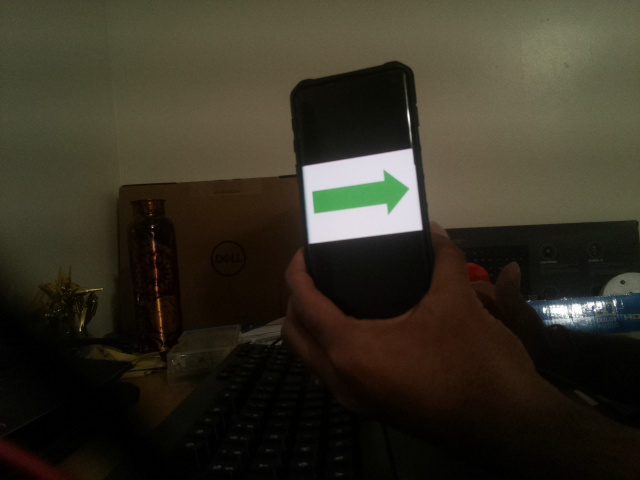
#> input picture hw4/temp.jpg, 640 x 480 px
$ python arrow.py
#> lines starting #> are read from the running program, lines starting #| are printed output that depends on the picture; after the words box and inside, x2 and y2 are one past the last pixel; in counts of white or black regions, pixels touching at a corner belong together; long printed decimals are rounded
import numpy as np


import cv2


import imutils


import collections

import math

image =cv2.imread("temp.jpg")
#> image is the input picture: shape (480, 640, 3); mean B, G, R 35.9, 48.8, 53.4
#image =cv2.imread("arrow.jpeg")
image = cv2.flip(image,1)
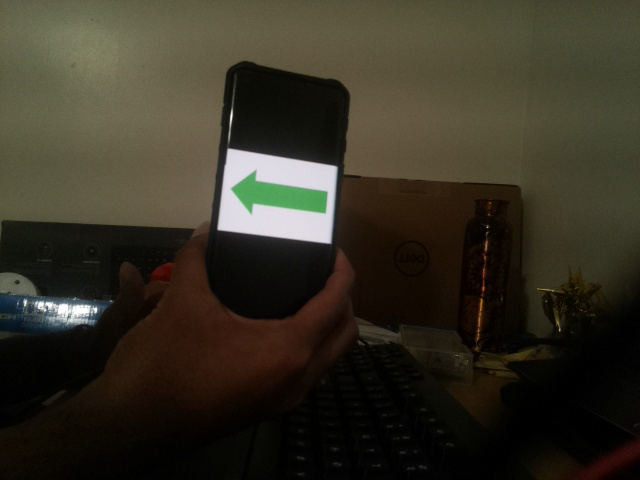
#> image: shape (480, 640, 3); mean B, G, R 35.9, 48.8, 53.4


image = imutils.resize(image, width=900)
#> image: shape (675, 900, 3)


num_arr=[]


lower_green= np.array ([40,90,100])


upper_green = np.array([90,255,190])


hsv = cv2.cvtColor(image, cv2.COLOR_BGR2HSV)
#> hsv: shape (675, 900, 3); mean H, S, V 26.3, 117.3, 54.5

mask= cv2.inRange(hsv,lower_green,upper_green)
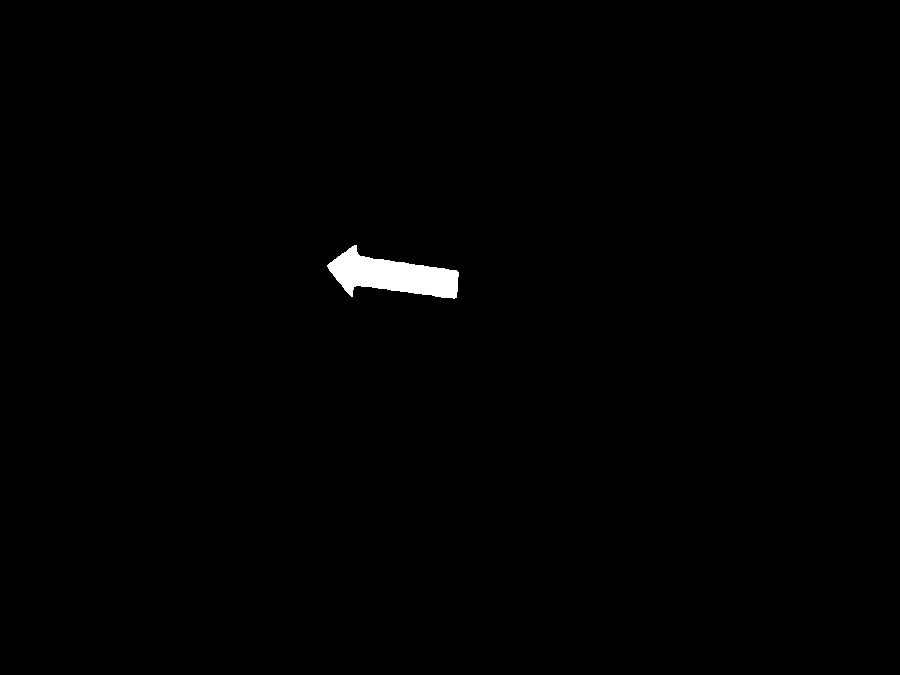
#> mask: shape (675, 900); 0.64% white; 1 white region, box (x1, y1, x2, y2) and area: (327, 245, 459, 299) 3871


blur = cv2.GaussianBlur(mask,(9,9),0)
result=cv2.bitwise_and(hsv, hsv, mask=mask)
#> result: shape (675, 900, 3); mean H, S, V 0.4, 0.8, 1

corners = cv2.goodFeaturesToTrack(blur,5,0.03,20)
#> corners = [[351, 294], [355, 246], [454, 296], [328, 265], [457, 272]]
print(corners)
#| [[[351. 294.]]
#|  [[355. 246.]]
#|  [[454. 296.]]
#|  [[328. 265.]]
#|  [[457. 272.]]]

corners = np.int32(corners)


for i in corners:
    x,y = i.ravel()
    cv2.circle(image,(x,y),4,(255,0,0),-1)
#> this loop made 5 passes
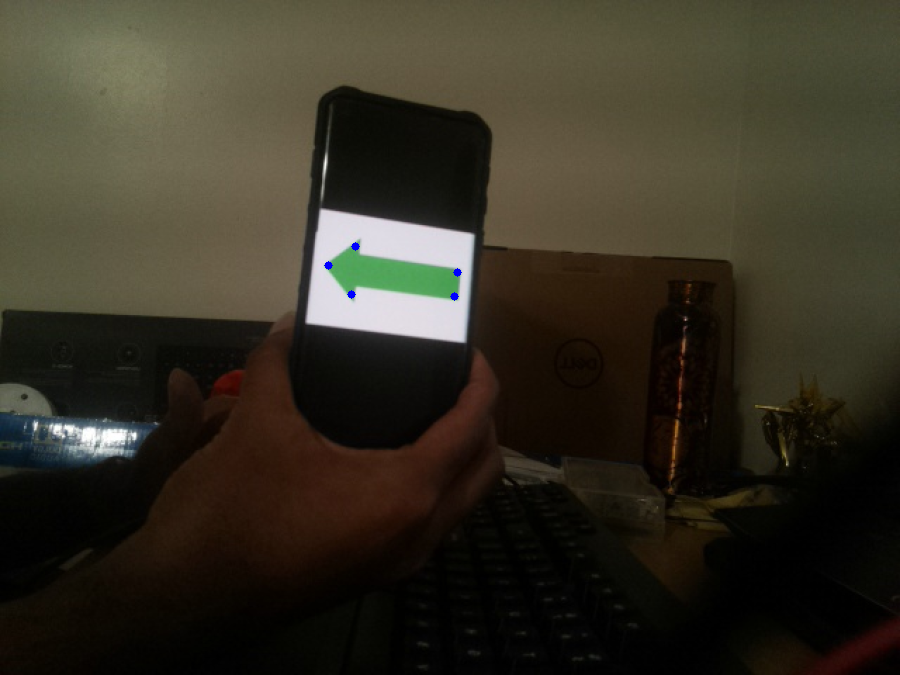
#> image: shape (675, 900, 3); mean B, G, R 36, 48.7, 53.3

points=np.array(corners).reshape(5,2)
#> points has the same summary as corners
num_arr=(0,1,2,3,4)
rest=[]

for b in num_arr:
	for c in range(b+1,len(num_arr)):
	 dist = np.linalg.norm(points[b]-points[c])
	 rest.append([dist,b,c])
#> after the loop, rest = [[48.17, 0, 1], [103, 0, 2], [37.01, 0, 3], [108.3, 0, 4], [110.9, 1, 2], [33.02, 1, 3], [105.3, 1, 4], [129.8, 2, 3], [24.19, 2, 4], [129.2, 3, 4]]


rest.sort()
rest.reverse()
temp = []
temp.append(rest[0][1])
temp.append(rest[0][2])
temp.append(rest[1][1])
temp.append(rest[1][2])

head=-1
for i in temp:
	if temp.count(i)>1:
	 head=i
	 break
#> this loop made 2 passes
#> (i, head) on pass 2: (3, 3)
#> i on pass 1: 2
temp.remove(head)
temp.remove(head)


midpoint = (points[temp[0]] + points[temp[1]])/2
#> midpoint = [455.5, 284]

dir = points[head] - midpoint
#> dir = [-127.5, -19]

myradians = math.atan2(dir[1], dir[0])
#> myradians = -2.99
mydegrees = math.degrees(myradians)
#> mydegrees = -171.5
print(mydegrees)
#| -171.524

cv2.circle(image,(int(midpoint[0]),int(midpoint[1])),4,(255,0,0),-1)
#> image: shape (675, 900, 3); 0.01% of pixels changed, all inside (x1, y1, x2, y2) = (451, 280, 460, 289)
cv2.line(image,(int(midpoint[0]),int(midpoint[1])),(int(points[head][0]),int(points[head][1])),(255,30,200),3)

font = cv2.FONT_HERSHEY_COMPLEX_SMALL
#> font = 5
red = (0, 0, 255)
if  -135< mydegrees < -45:
 cv2.putText(image, " UP degrees= %f"%(mydegrees), (100, 200), font, 2, red, 2)

elif -180< mydegrees< -135:
 cv2.putText(image, "LEFT degrees= %f"%(mydegrees), (100, 200), font, 1, red, 1)
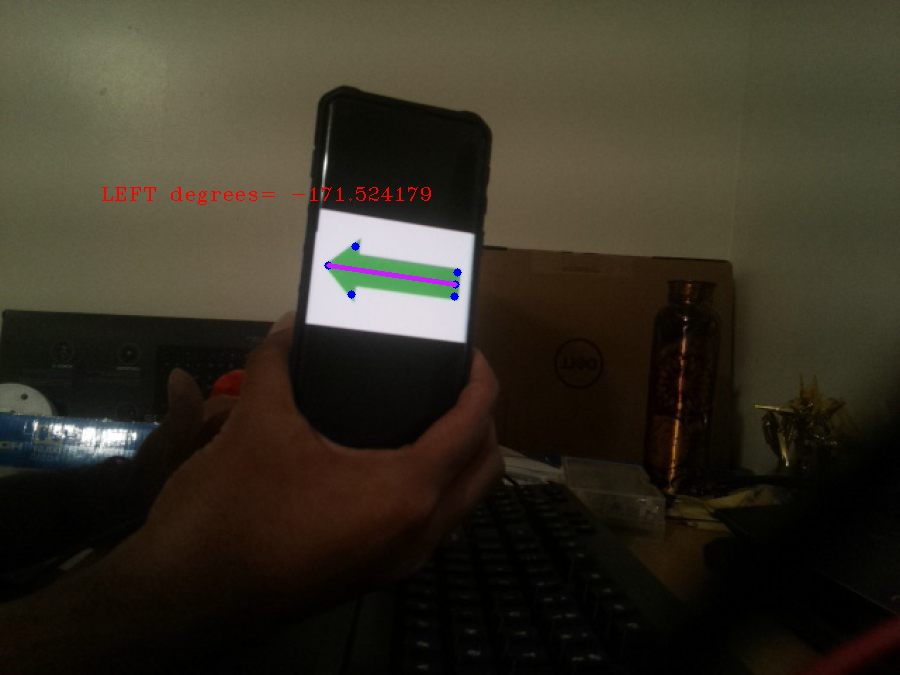
#> image: shape (675, 900, 3); mean B, G, R 36, 48.5, 53.7

elif 135< mydegrees< 180:
 cv2.putText(image, " LEFT degrees= %f" % (mydegrees), (100, 200), font, 1, red, 1)

elif 45 <mydegrees< 135:
 cv2.putText(image, " DOWN degrees= %f" % (mydegrees), (100, 200), font, 1, red, 1)

elif 0< mydegrees < 45:
 cv2.putText(image, " RIGHT degrees= %f"% (mydegrees), (100, 200), font, 1, red, 1)

else:
 cv2.putText(image, " RIGHT degrees= %f"% (mydegrees), (100, 200), font, 1, red, 1)

cv2.imshow("hw4",image)

cv2.waitKey(0)
